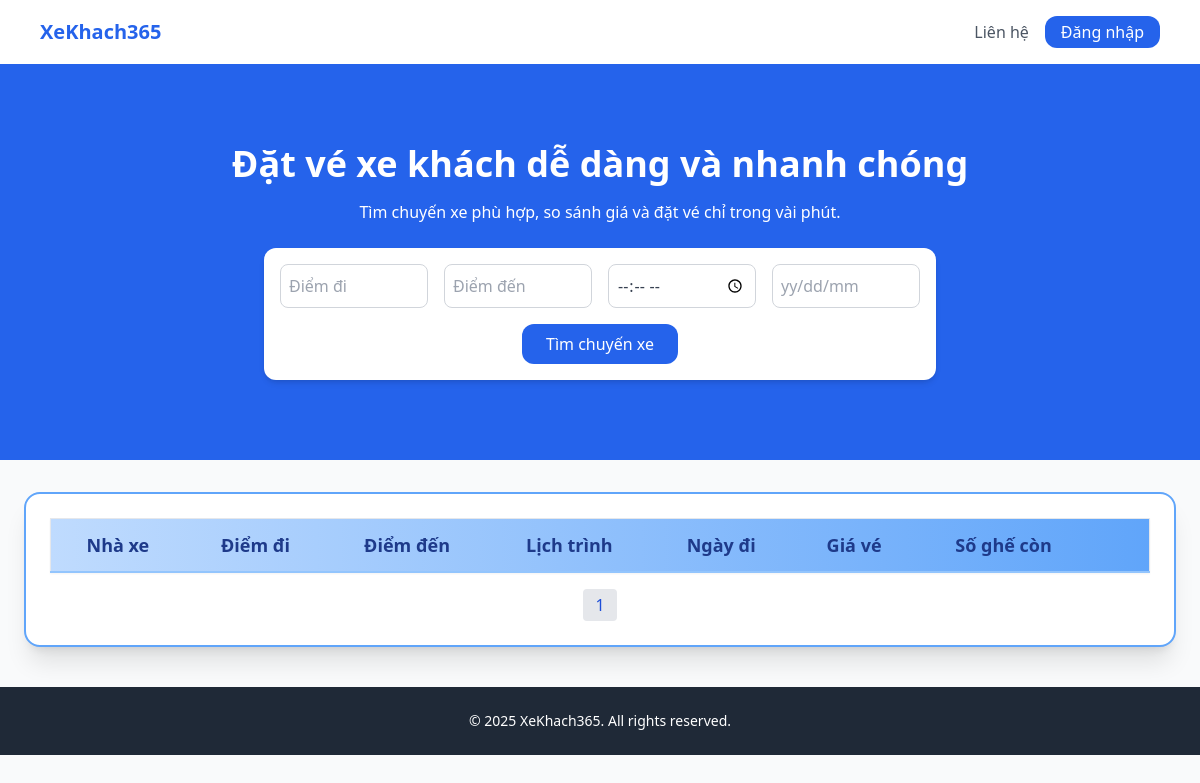
/trangchu.php?page=3, run on an earlier commit of the app's database.
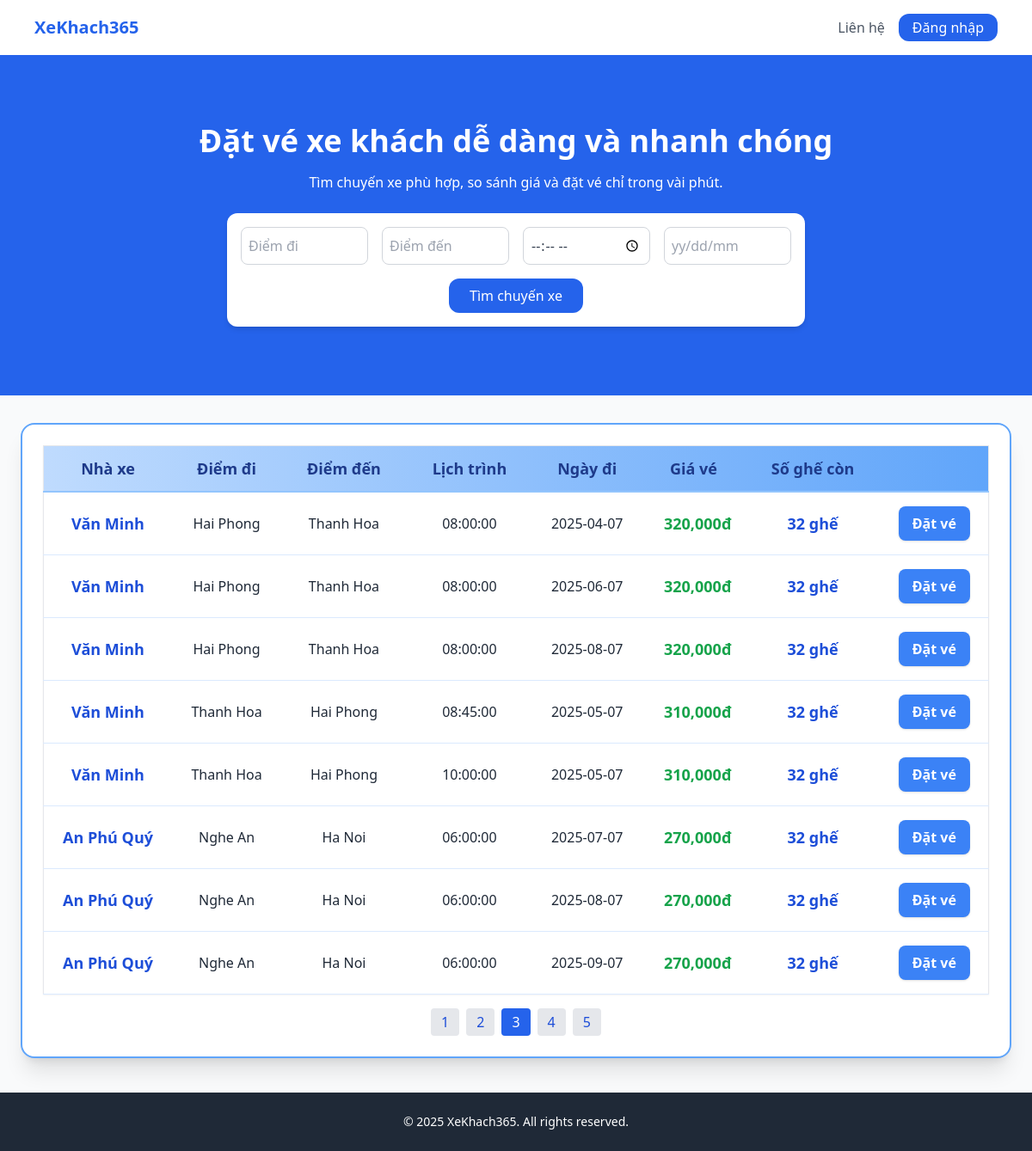
And on a later commit of the database.
### tables this page shows
CREATE TABLE `chuyendi` (
  `id_cd` int(11) NOT NULL,
  `id_NX` int(11) NOT NULL,
  `diemKH` varchar(100) NOT NULL,
  `diemKT` varchar(100) NOT NULL,
  `lichTrinh` time NOT NULL,
  `ngayDi` date NOT NULL,
  `gia` int(11) NOT NULL
);

CREATE TABLE `nha_xe` (
  `id_NX` int(11) NOT NULL,
  `tenNX` varchar(100) DEFAULT NULL,
  `soDT` varchar(20) DEFAULT NULL
);

### trangchu.php (the view, shortened to what the changed rows need)
<?php
include "connect.php";
$page = isset($_GET['page']) ? max(1, intval($_GET['page'])) : 1;
$limit = 8;
$offset = ($page - 1) * $limit;
$sql_count = "SELECT COUNT(*) as total FROM chuyendi WHERE 1";
$count_result = mysqli_query($conn, $sql_count);
$total = mysqli_fetch_assoc($count_result)['total'];
$total_pages = ceil($total / $limit);
$sql = "SELECT chuyendi.id_cd, nha_xe.tenNX, chuyendi.diemKH, chuyendi.diemKT, chuyendi.lichTrinh, chuyendi.gia, chuyendi.ngayDi
        FROM chuyendi
        JOIN nha_xe ON chuyendi.id_NX = nha_xe.id_NX
        WHERE 1";
$sql .= " LIMIT $limit OFFSET $offset";
$result = mysqli_query($conn, $sql);
$chuyenXeList = [];
if ($result && mysqli_num_rows($result) > 0) {
    while ($row = mysqli_fetch_assoc($result)) {
        $chuyenXeList[] = [
            'id_cd' => $row['id_cd'],
            'tenNX' => $row['tenNX'],
            'diemKH' => $row['diemKH'],
            'diemKT' => $row['diemKT'],
            'lichTrinh' => $row['lichTrinh'],
            'gia' => $row['gia'],
            'ngayDi' => $row['ngayDi']
        ];
    }
}
?>
<!DOCTYPE html>
<html lang="vi">
<head>
    <script src="https://cdn.tailwindcss.com"></script>
</head>
<body class="bg-gray-50 font-sans">
<nav class="bg-white shadow-md py-4">
    <div class="max-w-6xl mx-auto px-4 flex justify-between items-center">
        <h1 class="text-xl font-bold text-blue-600">
            <a href="trangchu.php">XeKhach365</a>
        </h1>
    </div>
</nav>
<section class="bg-blue-600 text-white py-20 text-center">
    <h2 class="text-4xl font-bold mb-4">Đặt vé xe khách dễ dàng và nhanh chóng</h2>
</section>
<div class="flex justify-center mt-8">
    <div class="w-full max-w-6xl bg-white rounded-2xl shadow-xl p-6 border-2 border-blue-400">
        <table class="w-full table-auto border border-gray-200 shadow-sm">
            <thead class="bg-gradient-to-r from-blue-200 to-blue-400 text-blue-900 text-base">
                <tr class="text-center">
                    <th class="px-6 py-3 border-b-2 border-blue-300 font-bold text-lg">Nhà xe</th>
                    <th class="px-6 py-3 border-b-2 border-blue-300 font-bold text-lg">Điểm đi</th>
                    <th class="px-6 py-3 border-b-2 border-blue-300 font-bold text-lg">Điểm đến</th>
                    <th class="px-6 py-3 border-b-2 border-blue-300 font-bold text-lg">Lịch trình</th>
                    <th class="px-6 py-3 border-b-2 border-blue-300 font-bold text-lg">Ngày đi</th>
                    <th class="px-6 py-3 border-b-2 border-blue-300 font-bold text-lg">Giá vé</th>
                    <th class="px-6 py-3 border-b-2 border-blue-300 font-bold text-lg">Số ghế còn</th>
                    <th class="px-6 py-3 border-b-2 border-blue-300"></th>
                </tr>
            </thead>
            <tbody>
                <?php foreach($chuyenXeList as $se_chuyenXeList): ?>
                    <?php
                        $sold_seats = 0;
                        $total_seats = 32;
                        $available_seats = $total_seats - $sold_seats;
                    ?>
                    <tr class="hover:bg-blue-50 transition border-b border-blue-100 text-center align-middle">
                        <td class="p-4 font-semibold text-blue-700 text-lg align-middle"><?= htmlspecialchars($se_chuyenXeList['tenNX']) ?></td>
                        <td class="p-4 text-gray-800 align-middle"><?= htmlspecialchars($se_chuyenXeList['diemKH']) ?></td>
                        <td class="p-4 text-gray-800 align-middle"><?= htmlspecialchars($se_chuyenXeList['diemKT']) ?></td>
                        <td class="p-4 text-gray-800 align-middle"><?= htmlspecialchars($se_chuyenXeList['lichTrinh']) ?></td>
                        <td class="p-4 text-gray-800 align-middle"><?= htmlspecialchars($se_chuyenXeList['ngayDi']) ?></td>
                        <td class="p-4 text-right font-bold text-green-600 text-lg align-middle"><?= number_format($se_chuyenXeList['gia']) ?>đ</td>
                        <td class="p-4 text-blue-700 font-bold text-lg align-middle"><?= $available_seats ?> ghế</td>
                        <td class="p-4 text-center align-middle">
                            <?php if ($available_seats > 0): ?>
                                <form action="chitietve.php" method="GET">
                                    <button type="submit" class="bg-blue-500 hover:bg-blue-700 text-white px-4 py-2 rounded-lg shadow transition font-semibold whitespace-nowrap">
                                        Đặt vé
                                    </button>
                                </form>
                            <?php else: ?>
                                <button class="bg-gray-400 text-white px-4 py-2 rounded-lg shadow font-semibold cursor-not-allowed opacity-70" disabled>
                                    Hết vé
                                </button>
                            <?php endif; ?>
                        </td>
                    </tr>
                <?php endforeach; ?>
            </tbody>
        </table>
        <div class="flex justify-center mt-4 space-x-2">
            <?php for ($i = 1; $i <= $total_pages; $i++): ?>
                <a href="?<?= http_build_query(array_merge($_GET, ['page' => $i])) ?>"
                class="px-3 py-1 rounded <?= $i == $page ? 'bg-blue-600 text-white' : 'bg-gray-200 text-blue-700' ?>">
                    <?= $i ?>
                </a>
            <?php endfor; ?>
        </div>
    </div>
</div>
</body>
</html>

What changed in the data, as far as the page shows it:
added chuyendi: id_NX.tenNX "Văn Minh", diemKH "Hai Phong", diemKT "Thanh Hoa", lichTrinh "08:00:00", ngayDi "2025-04-07", gia "320,000", available_seats "32"
added chuyendi: id_NX.tenNX "Văn Minh", diemKH "Hai Phong", diemKT "Thanh Hoa", lichTrinh "08:00:00", ngayDi "2025-06-07", gia "320,000", available_seats "32"
added chuyendi: id_NX.tenNX "Văn Minh", diemKH "Hai Phong", diemKT "Thanh Hoa", lichTrinh "08:00:00", ngayDi "2025-08-07", gia "320,000", available_seats "32"
added chuyendi: id_NX.tenNX "Văn Minh", diemKH "Thanh Hoa", diemKT "Hai Phong", lichTrinh "08:45:00", ngayDi "2025-05-07", gia "310,000", available_seats "32"
added chuyendi: id_NX.tenNX "Văn Minh", diemKH "Thanh Hoa", diemKT "Hai Phong", lichTrinh "10:00:00", ngayDi "2025-05-07", gia "310,000", available_seats "32"
added chuyendi: id_NX.tenNX "An Phú Quý", diemKH "Nghe An", diemKT "Ha Noi", lichTrinh "06:00:00", ngayDi "2025-07-07", gia "270,000", available_seats "32"
added chuyendi: id_NX.tenNX "An Phú Quý", diemKH "Nghe An", diemKT "Ha Noi", lichTrinh "06:00:00", ngayDi "2025-08-07", gia "270,000", available_seats "32"
added chuyendi: id_NX.tenNX "An Phú Quý", diemKH "Nghe An", diemKT "Ha Noi", lichTrinh "06:00:00", ngayDi "2025-09-07", gia "270,000", available_seats "32"
Also different on the page:
new list line: "2"
new list line: "3"
new list line: "4"
new list line: "5"
